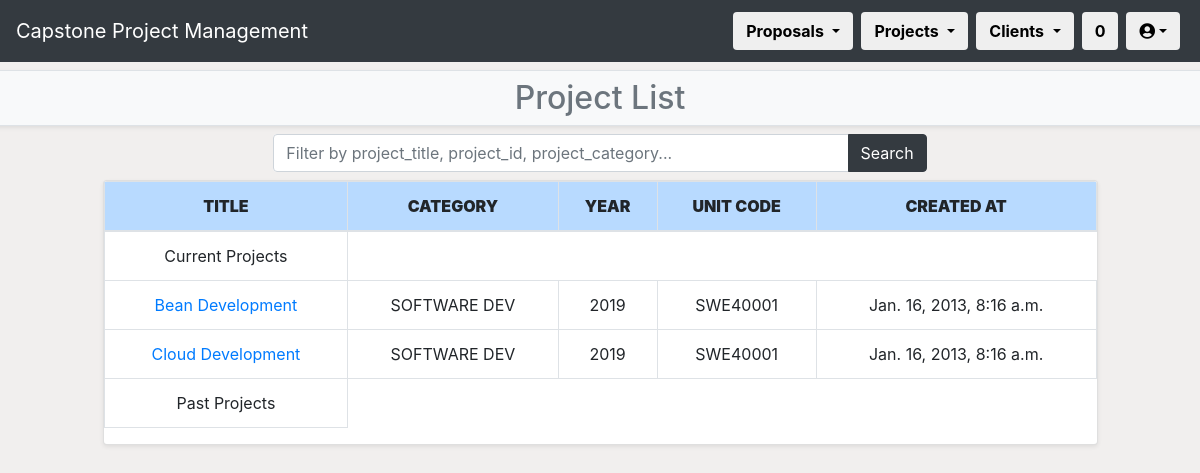
/CPPMS/project/project_list/ (signed in), run on the app's committed database.
### CPPMS/models.py (models this page shows, shortened)
class Project(models.Model):
    title = models.CharField(max_length=128, default="", unique=True)
    created_at = models.DateTimeField(auto_now_add=True)
    updated_at = models.DateTimeField(auto_now=True)
    category = models.CharField(max_length=128, default="")
    year = models.IntegerField(default="0000")
    completed = models.BooleanField(default=0)
    pass
    unit = models.ForeignKey(
        Unit,
        models.SET_NULL,
        blank=True,
        null=True
    )
    proposal = models.ForeignKey(
        Proposal,
        on_delete=models.CASCADE,
        blank=True,
        null=True
    )
    internal_supervisor = models.ForeignKey(
        Internal_Supervisor,
        models.SET_NULL,
        blank=True,
        null=True
    )
    group = models.ForeignKey(
        Group,
        models.SET_NULL,
        blank=True,
        null=True
    )

class Unit(models.Model):
    title = models.CharField(max_length=128, default="", unique=True)
    created_at = models.DateTimeField(auto_now_add=True)
    updated_at = models.DateTimeField(auto_now=True)
    unit_code = models.CharField(max_length=8, default="AAA0001")
    BB_unit_code = models.CharField(max_length=8, default="AAA0001")
    ulos = models.TextField(default="")
    convenor = models.CharField(max_length=128, default="N/A")
    pass
    def __str__(self):
        return self.unit_code

### CPPMS/views.py (the view)
# urls.py: path("project/project_list/",
@login_required(login_url="/CPPMS/login/")
def project_list(request):
    username = request.user.first_name + " " + request.user.last_name
    count()
    if request.method == "POST":
        filter_value = request.POST.get("project_list")
    else:
        filter_value = ""
    project_list = Project.objects.all()
    if filter_value:
        project_filter = project_list.filter(
            Q(pk__icontains=filter_value)
            | Q(title__icontains=filter_value)
            | Q(category__icontains=filter_value)
            | Q(completed=False)
        )
        past_projects = project_filter.filter(completed=True)
    else:
        project_filter = project_list.all()
        past_projects = project_list.filter(completed=True)
    return render(
        request,
        "project_list.html",
        {
            "count": count,
            "project_filter": project_filter,
            "filter_value": filter_value,
            "past_projects": past_projects,
            "username": username
        }
    )

### CPPMS/views.py (called while the page is built)
def count():
    count = []
    count_web = Incoming_Proposal.proposals.all().count()
    count_word = Upload_Proposal.objects.all().count()
    count_all = count_web + count_word
    count = [count_web, count_word, count_all]
    return count

### CPPMS/templates/project_list.html (shortened to what this page needs)
{% extends "project.html" %}
{% block sub-page_content %}
{% if not messages %}
<h2>Project List</h2>
{% else %}
<h2>Project List</h2>
{% for message in messages %}<li>{{ message }}</li>{% endfor %}
{% endif %}
{% endblock %}
{% block page_detail_content %}
<div class="row mb-2">
    <div class="col-md-1"></div>
    <div class="col">
        <div class="row mb-2">
            <div class="col-sm-2"></div>
            <div class="col">
                <form method="POST" class="form bg-white rounded">
                    <div class="input-group">
                        <input id="txtSearch2" type="text" class="form-control" placeholder="Filter by project_title, project_id, project_category..." name="project_list" value="{{ filter_value }}" />
                        <div class="input-group-append">
                            <button class="btn btn-dark" type="submit">Search</button>
                        </div>
                    </div>
                </form>
            </div>
            <div class="col-sm-2"></div>
        </div>
        <div class="row mb-2">
            <div class="col">
                <div class="table-responsive card shadow-sm">
                    <table class="table table-bordered table-hover text-center">
                        <thead>
                            <tr class="table-primary">
                                <th scope="col"><strong>TITLE</strong></th>
                                <th scope="col"><strong>CATEGORY</strong></th>
                                <th scope="col"><strong>YEAR</strong></th>
                                <th scope="col"><strong>UNIT CODE</strong></th>
                                <th scope="col"><strong>CREATED AT</strong></th>
                            </tr>
                        </thead>
                        <tbody>
                            <td>Current Projects</td>
                            {% for project in project_filter %}
                            <tr scope="row">
                                <td><a href="project_detail/{{ project.pk }}">{{ project.title }}</a></td>
                                <td>{{ project.category }}</td>
                                <td>{{ project.year }}</td>
                                <td>{{ project.unit }}</td>
                                <td>{{ project.created_at }}</td>
                            </tr>
                            {% endfor %}
                            <td>Past Projects</td>
                        </tbody>
                    </table>
                </div>
            </div>
        </div>
    </div>
    <div class="col-md-1"></div>
</div>
{% endblock %}

### data on the page
Project: title "Bean Development", category "SOFTWARE DEV", year "2019", unit "SWE40001", created_at "Jan. 16, 2013, 8:16 a.m."
Project: title "Cloud Development", category "SOFTWARE DEV", year "2019", unit "SWE40001", created_at "Jan. 16, 2013, 8:16 a.m."

### other printed values
{{ count.2 }} "0"
